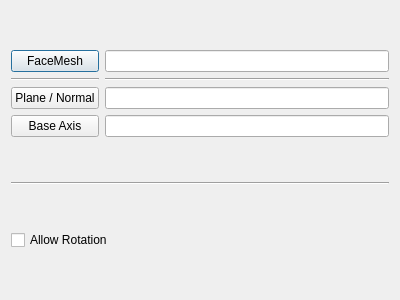
<?xml version="1.0" encoding="utf-8"?>
<ui version="4.0">
 <class>UVMesh_lscm</class>
 <widget class="QDialog" name="UVMesh_lscm">
  <property name="geometry">
   <rect>
    <x>0</x>
    <y>0</y>
    <width>400</width>
    <height>300</height>
   </rect>
  </property>
  <property name="windowTitle">
   <string>Dialog</string>
  </property>
  <layout class="QGridLayout" name="gridLayout">
   <item row="0" column="0">
    <layout class="QGridLayout" name="Select_layout">
     <item row="0" column="0">
      <widget class="QPushButton" name="FaceMesh_select">
       <property name="text">
        <string>FaceMesh</string>
       </property>
       <property name="checkable">
        <bool>true</bool>
       </property>
       <property name="autoExclusive">
        <bool>false</bool>
       </property>
       <property name="default">
        <bool>false</bool>
       </property>
       <attribute name="buttonGroup">
        <string notr="true">Select_group</string>
       </attribute>
      </widget>
     </item>
     <item row="0" column="1">
      <widget class="QLineEdit" name="FaceMesh_textbox"/>
     </item>
     <item row="1" column="0">
      <widget class="QFrame" name="line_1">
       <property name="frameShape">
        <enum>QFrame::Shape::HLine</enum>
       </property>
       <property name="frameShadow">
        <enum>QFrame::Shadow::Sunken</enum>
       </property>
      </widget>
     </item>
     <item row="1" column="1">
      <widget class="QFrame" name="line_2">
       <property name="frameShape">
        <enum>QFrame::Shape::HLine</enum>
       </property>
       <property name="frameShadow">
        <enum>QFrame::Shadow::Sunken</enum>
       </property>
      </widget>
     </item>
     <item row="2" column="0">
      <widget class="QPushButton" name="Plane_select">
       <property name="text">
        <string>Plane / Normal</string>
       </property>
       <property name="checkable">
        <bool>true</bool>
       </property>
       <attribute name="buttonGroup">
        <string notr="true">Select_group</string>
       </attribute>
      </widget>
     </item>
     <item row="2" column="1">
      <widget class="QLineEdit" name="Plane_textbox"/>
     </item>
     <item row="3" column="0">
      <widget class="QPushButton" name="Axis_select">
       <property name="text">
        <string>Base Axis</string>
       </property>
       <property name="checkable">
        <bool>true</bool>
       </property>
       <attribute name="buttonGroup">
        <string notr="true">Select_group</string>
       </attribute>
      </widget>
     </item>
     <item row="3" column="1">
      <widget class="QLineEdit" name="Axis_textbox"/>
     </item>
    </layout>
   </item>
   <item row="1" column="0">
    <widget class="QFrame" name="line_3">
     <property name="frameShape">
      <enum>QFrame::Shape::HLine</enum>
     </property>
     <property name="frameShadow">
      <enum>QFrame::Shadow::Sunken</enum>
     </property>
    </widget>
   </item>
   <item row="2" column="0">
    <widget class="QCheckBox" name="Allow_rotation">
     <property name="text">
      <string>Allow Rotation</string>
     </property>
    </widget>
   </item>
  </layout>
 </widget>
 <tabstops>
  <tabstop>FaceMesh_select</tabstop>
  <tabstop>FaceMesh_textbox</tabstop>
  <tabstop>Plane_select</tabstop>
  <tabstop>Plane_textbox</tabstop>
  <tabstop>Axis_select</tabstop>
  <tabstop>Axis_textbox</tabstop>
  <tabstop>Allow_rotation</tabstop>
 </tabstops>
 <resources/>
 <connections/>
 <buttongroups>
  <buttongroup name="Select_group">
   <property name="exclusive">
    <bool>false</bool>
   </property>
  </buttongroup>
 </buttongroups>
</ui>
